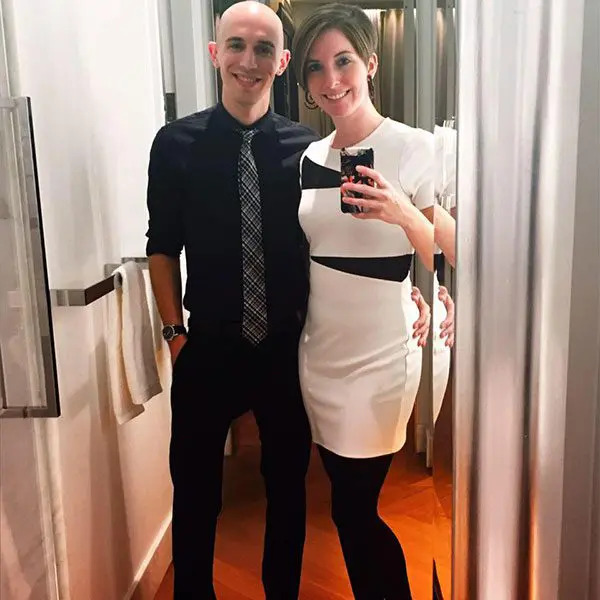
#> input picture 23_face_alignment_with_opencv/teste.jpg, 600 x 600 px
$ python find_shapes.py --image ../23_face_alignment_with_opencv/teste.jpg
#> lines starting #> are read from the running program, lines starting #| are printed output that depends on the picture; after the words box and inside, x2 and y2 are one past the last pixel; in counts of white or black regions, pixels touching at a corner belong together
# python3 find_shapes.py --image finding_shapes_example.png

# import the necessary packages
import numpy as np
import argparse
import imutils
import cv2

# construct the argument parse and parse the arguments
ap = argparse.ArgumentParser()
ap.add_argument("-i", "--image", help = "path to the image file")
args = vars(ap.parse_args())

# load the image
image = cv2.imread(args["image"])
#> image is the input picture: shape (600, 600, 3); mean B, G, R 112.6, 123.7, 147.8

# find all the 'black' shapes in the image
lower = np.array([0, 0, 0])
upper = np.array([15, 15, 15])
shapeMask = cv2.inRange(image, lower, upper)
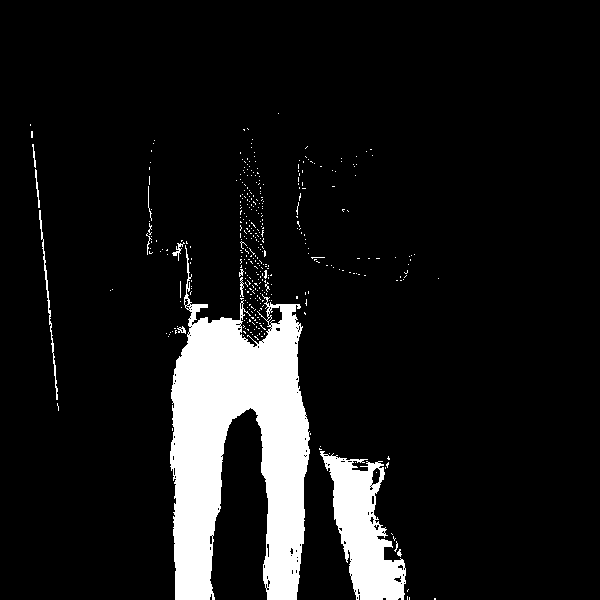
#> shapeMask: shape (600, 600); 9.8% white; 389 white regions (375 under 20 px)

# find the contours in the mask
cnts = cv2.findContours(shapeMask.copy(), cv2.RETR_EXTERNAL, cv2.CHAIN_APPROX_SIMPLE)
#> cnts = 388 contours, 381 with area under 20; largest, box (x1, y1, x2, y2) and area: (170, 245, 310, 600) 26800, (320, 451, 406, 600) 6312, (39, 210, 58, 400) 148, (35, 169, 40, 208) 30, (172, 242, 185, 261) 28, (240, 277, 244, 297) 27, (177, 326, 186, 334) 26
cnts = imutils.grab_contours(cnts)
print("I found {} black shapes".format(len(cnts)))
#| I found 388 black shapes
cv2.imshow("Mask", shapeMask)

# loop over the contours
for c in cnts:
    # draw the contour and show it
    cv2.drawContours(image, [c], -1, (0, 255, 0), 2)
    cv2.imshow("Image", image)
    cv2.waitKey(0)
#> this loop made 388 passes
#> c on passes 1 to 3: [[434, 598], [434, 599], [435, 599], [435, 598]], [[409, 597], [409, 599]], [[407, 596], [407, 599]]
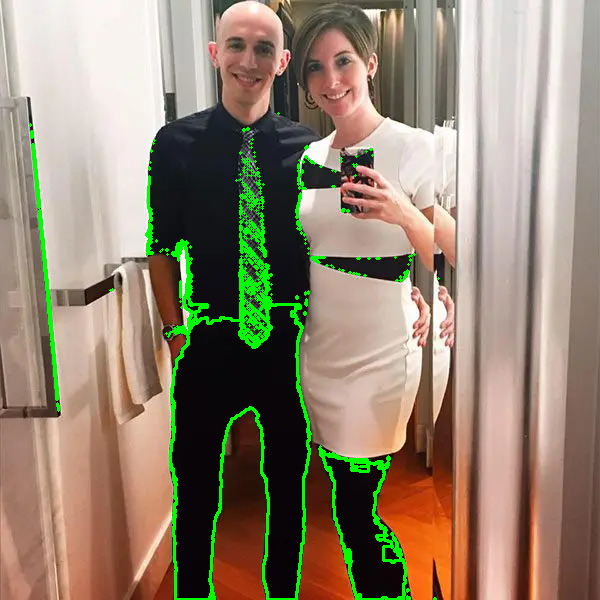
#> image: shape (600, 600, 3); 3.41% of pixels changed, all inside (x1, y1, x2, y2) = (29, 112, 440, 600)

$ run again, on 23_face_alignment_with_opencv/example02.png
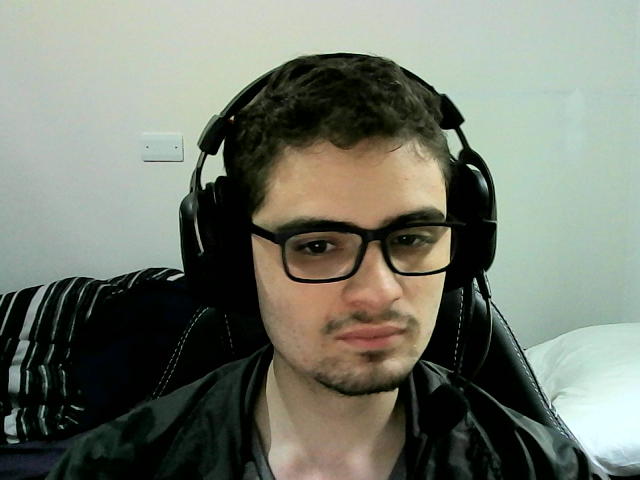
#> input picture 23_face_alignment_with_opencv/example02.png, 640 x 480 px
#> image is the input picture: shape (480, 640, 3); mean B, G, R 108.8, 120.8, 115.7
#> `shapeMask = cv2.inRange(image, lower, upper)`:
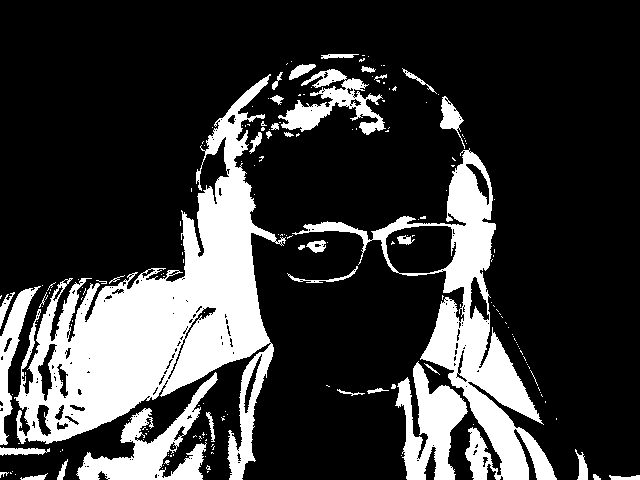
#> shapeMask: shape (480, 640); 22.6% white; 196 white regions (159 under 20 px)
#> cnts = 189 contours, 162 with area under 20; largest, box (x1, y1, x2, y2) and area: (14, 74, 286, 480) 36426, (292, 148, 557, 480) 19256, (76, 372, 218, 480) 4410, (395, 361, 468, 480) 4200, (278, 69, 386, 135) 2388
#| I found 189 black shapes
#> the loop `for c in cnts:` made 189 passes
#> c on passes 3, 5, 7: [[15, 474]], [[10, 472], [10, 473], [11, 473]], [[207, 471], [207, 472], [208, 471]]
#> after the loop `for c in cnts:`:
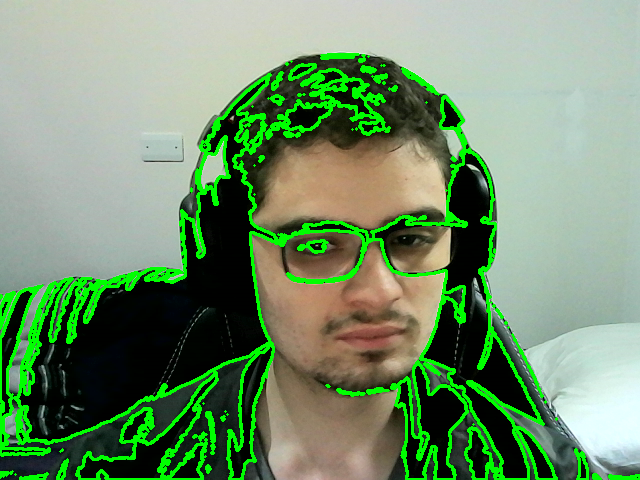
#> image: shape (480, 640, 3); 9.81% of pixels changed, all inside (x1, y1, x2, y2) = (0, 53, 640, 480)
